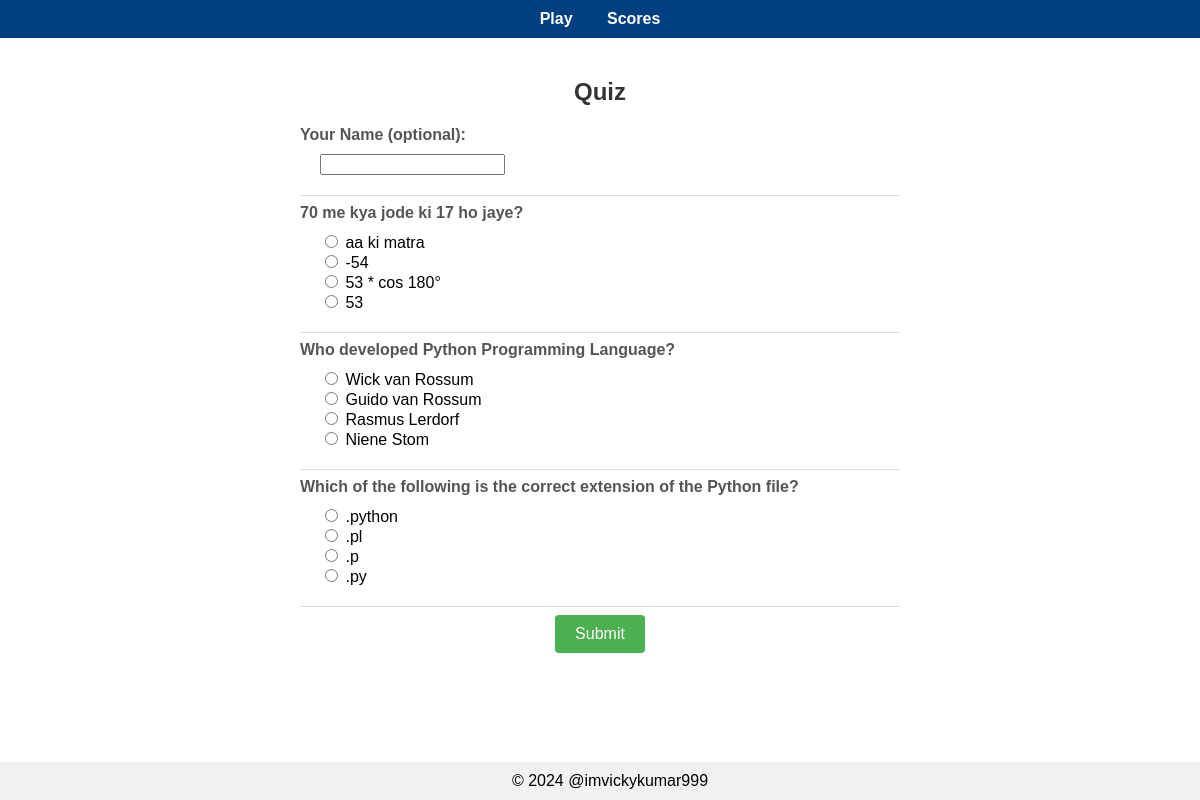
The app's page /quiz/ with its own data.
### quiz/models.py (models this page shows, shortened)
class Question(models.Model):
    question_text = models.CharField(max_length=255)
    correct_option = models.CharField(max_length=1, choices=[('a', 'A'), ('b', 'B'), ('c', 'C'), ('d', 'D')])

### quiz/views.py (the view, shortened to what this page needs)
# urls.py: path('quiz/', quiz_view, name='quiz'),
def quiz_view(request):
    questions = Question.objects.all()[:10]  # Fetch the first 10 questions
    form = QuizForm(questions=questions)
    return render(request, 'quiz/quiz.html', {'form': form})

### quiz/forms.py
class QuizForm(forms.Form):
    identifier = forms.CharField(required=False, label='Your Name (optional)')
    def __init__(self, *args, **kwargs):
        questions = kwargs.pop('questions')
        super(QuizForm, self).__init__(*args, **kwargs)
        for question in questions:
            self.fields[f'question_{question.id}'] = forms.ChoiceField(
                label=question.question_text,
                choices=[('a', question.solution.option_a), ('b', question.solution.option_b),
                         ('c', question.solution.option_c), ('d', question.solution.option_d)],
                widget=forms.RadioSelect
            )

### quiz/templates/quiz/quiz.html (shortened to what this page needs)
{% extends 'base.html' %}
{% block content %}
    <h2 style="text-align: center; color: #333; font-family: Arial, sans-serif;">Quiz</h2>
    <form method="post" style="max-width: 600px; margin: 0 auto; font-family: Arial, sans-serif;">
        {% for field in form %}
            <div style="margin-bottom: 20px;">
                <label style="display: block; font-weight: bold; margin-bottom: 10px; color: #555;">
                    {{ field.label_tag }}
                </label>
                <div style="margin-left: 20px;">
                    {{ field }}
                </div>
            </div>
            <hr style="border: 0; height: 1px; background: #ddd;">
        {% endfor %}
        <div style="text-align: center;">
            <button type="submit" style="background-color: #4CAF50; color: white; padding: 10px 20px; border: none; border-radius: 4px; cursor: pointer; font-size: 16px;">
                Submit
            </button>
        </div>
    </form>
{% endblock %}

### quiz/templates/base.html (shortened to what this page needs)
<!DOCTYPE html>
<html lang="en">
<head>
</head>
<body>
    <div class="navbar">
        <a href="{% url 'quiz' %}">Play</a>
        <a href="{% url 'score_list' %}">Scores</a>
    </div>
    <div class="container content">
        {% block content %}{% endblock %}
    </div>
    <div class="footer">
        &copy; 2024 @imvickykumar999
    </div>
</body>
</html>

### quiz/templates/base.html (style rules this page uses)
body { font-family: Arial, sans-serif; margin: 0; padding: 0; }
.navbar { background-color: #004080; color: white; padding: 10px; text-align: center; }
.navbar a { color: white; text-decoration: none; margin: 0 15px; font-weight: bold; }
.container { padding: 20px; }
.footer { background-color: #f1f1f1; text-align: center; padding: 10px; position: fixed; width: 100%; bottom: 0; }
.content { margin-bottom: 50px; }

### records on screen
Question: label_tag "70 me kya jode ki 17 ho jaye?"
Question: label_tag "Who developed Python Programming Language?"
Question: label_tag "Which of the following is the correct extension of the Python file?"

### other values on screen
{{ field.label_tag }} "Your Name (optional):"
